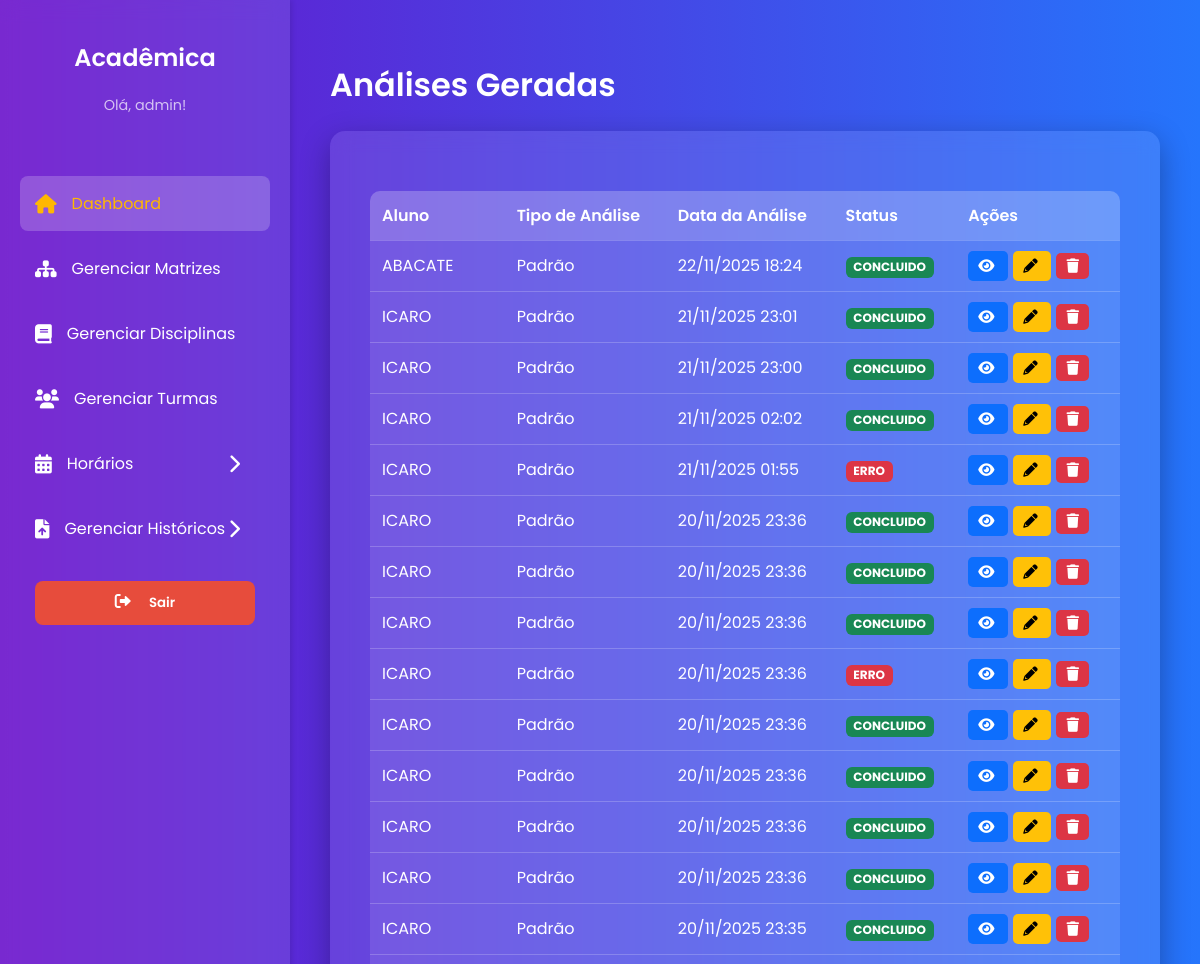
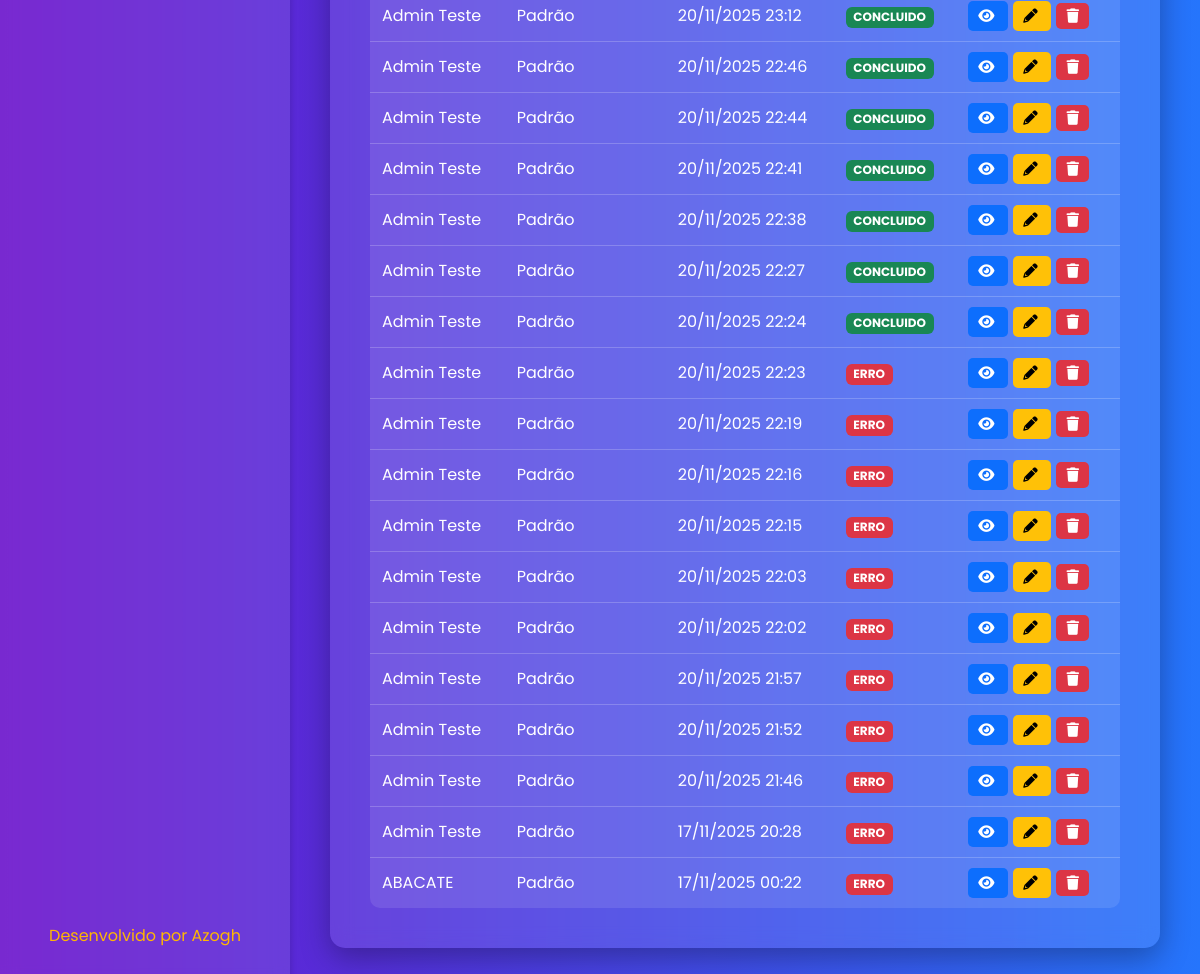
Page /listar/ (signed in) on the committed database (2 pictures, top to bottom).
### core/models.py (models this page shows, shortened)
class Usuario(AbstractUser):
    gestao_inicio = models.DateField(
        null=True,
        blank=True,
        verbose_name="Início da Gestão"
    )
    portaria = models.CharField(
        max_length=15,
        null=True,
        blank=True,
        verbose_name="Número da Portaria"
    )
    groups = models.ManyToManyField(
        'auth.Group',
        related_name='core_usuarios',
        blank=True,
        help_text='The groups this user belongs to.',
        related_query_name='core_usuario',
        verbose_name="Grupos de Usuário"
    )
    user_permissions = models.ManyToManyField(
        'auth.Permission',
        related_name='core_usuarios',
        blank=True,
        help_text='Specific permissions for this user.',
        related_query_name='core_usuario',
        verbose_name="Permissões de Usuário"
    )
    class Meta:
        db_table = 'USUARIO'
        verbose_name = "Usuário"
        verbose_name_plural = "Usuários"

### analytics/models.py (models this page shows, shortened)
class Analise(models.Model):
    TIPO_ANALISE_CHOICES = [
        ('padrao', 'Padrão'),
        ('soft', 'Soft'),
        ('hard', 'Hardcore'),
    ]
    historico = models.ForeignKey(Historico, on_delete=models.CASCADE, related_name='analises')
    coordenador = models.ForeignKey(Usuario, on_delete=models.SET_NULL, null=True, blank=True)
    tipo_analise = models.CharField(max_length=10, choices=TIPO_ANALISE_CHOICES)
    dias_excluidos = models.CharField(max_length=100, blank=True, null=True, help_text="Ex: 'SEG,TER'")
    data_criacao = models.DateTimeField(auto_now_add=True)
    status = models.CharField(max_length=20, default='PENDENTE') # PENDENTE, CONCLUIDO, ERRO
    resultado_texto = models.TextField(blank=True, null=True)

### upload/models.py (models this page shows, shortened)
class Historico(models.Model):
    STATUS_CHOICES = [
        ('PENDENTE', 'Processamento Pendente'),
        ('CONCLUIDO', 'Processamento Concluído'),
        ('ERRO', 'Erro no Processamento'),
    ]
    aluno = models.ForeignKey(
        Aluno,
        on_delete=models.CASCADE,
        verbose_name="Aluno",
        related_name='historicos' # Permite consultar facilmente historicos do aluno
    )
    usuario = models.ForeignKey(
        Usuario,
        on_delete=models.SET_NULL, # Mantém o histórico mesmo que o coordenador seja excluído
        null=True,
        verbose_name="Coordenador Responsável"
    )
    data_upload = models.DateTimeField(
        auto_now_add=True,
        verbose_name="Data de Upload"
    )
    status = models.CharField(
        max_length=20,
        choices=STATUS_CHOICES,
        default='PENDENTE',
        verbose_name="Status de Processamento"
    )
    arquivo_original = models.FileField(
        upload_to='historicos/',
        null=True,
        blank=True,
        verbose_name="Arquivo PDF Original"
    )
    class Meta:
        db_table = 'HISTORICO'
        verbose_name = "Histórico Escolar"
        verbose_name_plural = "Históricos Escolares"

class Aluno(models.Model):
    nome = models.CharField(max_length=100)
    matricula = models.CharField(max_length=10, unique=True)
    curso = models.CharField(max_length=100, verbose_name="Curso de Ingresso")
    ano_ingresso = models.CharField(max_length=6, verbose_name="Ano de Ingresso")
    class Meta:
        db_table = 'ALUNO'
        verbose_name = "Aluno"
        verbose_name_plural = "Alunos"

### analytics/views.py (the view)
# urls.py: path('listar/', views.listar_analises, name='listar_analises'),
@login_required
def listar_analises(request):
    analises = Analise.objects.select_related('historico__aluno').order_by('-data_criacao')
    return render(request, 'analytics/listar_analises.html', {'analises': analises})

### analytics/templates/analytics/listar_analises.html (shortened to what this page needs)
{% extends 'core/base.html' %}
{% load static %}
{% block page_title %}Análises Geradas{% endblock %}
{% block content %}
<table>
    <thead>
        <tr>
            <th>Aluno</th>
            <th>Tipo de Análise</th>
            <th>Data da Análise</th>
            <th>Status</th>
            <th>Ações</th>
        </tr>
    </thead>
    <tbody>
        {% for analise in analises %}
        <tr>
            <td>{{ analise.historico.aluno.nome }}</td>
            <td>{{ analise.get_tipo_analise_display }}</td>
            <td>{{ analise.data_criacao|date:"d/m/Y H:i" }}</td>
            <td>
                <span class="status-badge
                    {% if analise.status == 'CONCLUIDO' %}status-concluido
                    {% elif analise.status == 'PENDENTE' %}status-pendente
                    {% else %}status-erro
                    {% endif %}">
                    {{ analise.status }}
                </span>
            </td>
            <td class="action-buttons">
                <a href="{% url 'analytics:consultar_analise' analise_pk=analise.pk %}" class="btn-view" title="Visualizar Grade">
                    <i class="fas fa-eye"></i>
                </a>
                <a href="{% url 'analytics:editar_analise' analise_pk=analise.pk %}" class="btn-edit" title="Editar Grade">
                    <i class="fas fa-pencil-alt"></i>
                </a>
                <form method="POST" action="{% url 'analytics:excluir_analise' analise_pk=analise.pk %}" style="display: inline;" onsubmit="return confirm('Tem certeza que deseja excluir esta análise?');">
                    <button type="submit" class="btn-delete" title="Excluir">
                        <i class="fas fa-trash"></i>
                    </button>
                </form>
            </td>
        </tr>
        {% empty %}
        <tr>
            <td colspan="5" style="text-align: center; padding: 20px; font-size: 1.1em;">
                Nenhuma análise foi gerada ainda.
            </td>
        </tr>
        {% endfor %}
    </tbody>
</table>
{% endblock %}

### core/templates/core/base.html (shortened to what this page needs)
{% load static %}
<!DOCTYPE html>
<html lang="pt-br">
<head>
    <link rel="stylesheet" href="https://cdnjs.cloudflare.com/ajax/libs/font-awesome/6.0.0-beta3/css/all.min.css">
</head>
<body>
    <div class="dashboard-container">
        <aside class="sidebar">
            <div class="sidebar-header">
                <h2>Acadêmica</h2>
                <p>Olá, {{ user.username }}!</p>
            </div>
            <nav class="sidebar-nav">
                <ul>
                    <li><a href="{% url 'painel' %}" class="active"><i class="fas fa-home"></i> Dashboard</a></li>
                    <li><a href="{% url 'listar_matrizes' %}"><i class="fas fa-sitemap"></i> Gerenciar Matrizes</a></li>
                    <li><a href="{% url 'listar_disciplinas' %}"><i class="fas fa-book"></i> Gerenciar Disciplinas</a></li>
                    <li><a href="{% url 'listar_turmas' %}"><i class="fas fa-users"></i> Gerenciar Turmas</a></li>
                    <li class="dropdown-container">
                        <a href="#" id="horarios-dropdown-toggle" class="dropdown-toggle">
                            <i class="fas fa-calendar-alt"></i>
                            <span>Horários</span>
                            <i class="fas fa-chevron-right arrow"></i>
                        </a>
                    </li>
                    <li class="dropdown-container">
                        <a href="#" id="historicos-dropdown-toggle" class="dropdown-toggle">
                            <i class="fas fa-file-upload"></i>
                            <span>Gerenciar Históricos</span>
                            <i class="fas fa-chevron-right arrow"></i>
                        </a>
                    </li>
                    <li><a href="{% url 'logout' %}" style="text-decoration: none; display: block; margin-bottom: 15px;">
            <button type="button" style="
                width: 100%;
                background-color: #e74c3c;
                color: white;
                border: none;
                padding: 12px;
                border-radius: 8px;
                cursor: pointer;
                font-weight: 600;
                transition: background 0.3s;
                font-family: 'Poppins', sans-serif;">
                <i class="fas fa-sign-out-alt"></i> Sair
            </button>
        </a></li>
                </ul>
            </nav>
            <div class="footer">
                <a href="#">Desenvolvido por Azogh</a>
            </div>
        </aside>
        <main class="main-content">
            <div class="header">
                <h1>{% block page_title %}{% endblock %}</h1>
            </div>
            <div class="content-card">
                {% block content %}{% endblock %}
            </div>
        </main>
    </div>
</body>
</html>

### core/templates/core/base.html (style rules this page uses)
:root { --primary-color-dark: #6a11cb; --primary-color-light: #2575fc; --accent-color: #ffb703; --accent-color-hover: #fb8500; --text-color: #fff; --container-bg: rgba(255, 255, 255, 0.1); }
body { font-family: 'Poppins', sans-serif; background: linear-gradient(to right, var(--primary-color-dark), var(--primary-color-light)); color: var(--text-color); margin: 0; padding: 0; min-height: 100vh; box-sizing: border-box; }
.dashboard-container { display: flex; min-height: 100vh; }
.sidebar { width: 250px; background-color: rgba(255, 255, 255, 0.1); backdrop-filter: blur(10px); padding: 20px; box-shadow: 2px 0 5px rgba(0, 0, 0, 0.1); display: flex; flex-direction: column; transition: transform 0.3s ease; }
.sidebar-header { text-align: center; margin-bottom: 30px; }
.sidebar-header h2 { font-size: 1.5em; font-weight: 600; }
.sidebar-header p { font-size: 0.9em; color: rgba(255, 255, 255, 0.7); }
.sidebar-nav ul { list-style: none; padding: 0; }
.sidebar-nav a { display: flex; align-items: center; color: #fff; text-decoration: none; padding: 15px; margin-bottom: 10px; border-radius: 8px; transition: all 0.3s ease; font-weight: 400; }
.sidebar-nav a i { margin-right: 15px; font-size: 1.2em; }
.sidebar-nav a:hover, .sidebar-nav a.active { background-color: rgba(255, 255, 255, 0.2); color: #ffb703; }
.dropdown-container { position: relative; }
.dropdown-toggle { display: flex; align-items: center; color: #fff; text-decoration: none; padding: 15px; margin-bottom: 10px; border-radius: 8px; transition: all 0.3s ease; font-weight: 400; cursor: pointer; }
.dropdown-toggle i { margin-right: 15px; font-size: 1.2em; }
.dropdown-toggle .arrow { margin-left: auto; transition: transform 0.3s ease; }
.footer { margin-top: auto; text-align: center; padding: 20px; }
.footer a { color: #ffb703; text-decoration: none; font-size: 1em; transition: color 0.3s ease; }
.main-content { flex-grow: 1; padding: 40px; display: flex; flex-direction: column; }
.content-card { background-color: rgba(255, 255, 255, 0.1); backdrop-filter: blur(10px); padding: 40px; border-radius: 15px; box-shadow: 0 10px 30px rgba(0, 0, 0, 0.3); }
h1, h2 { font-weight: 600; }
form { display: flex; flex-direction: column; gap: 15px; text-align: left; }
table { width: 100%; border-collapse: collapse; margin-top: 20px; background-color: rgba(255, 255, 255, 0.1); border-radius: 10px; overflow: hidden; }
th, td { padding: 12px; text-align: left; border-bottom: 1px solid rgba(255, 255, 255, 0.2); }
th { font-weight: 600; background-color: rgba(255, 255, 255, 0.15); }
tr:last-child td { border-bottom: none; }

### analytics/templates/analytics/listar_analises.html (style rules this page uses)
.action-buttons a, .action-buttons button { color: #fff; text-decoration: none; padding: 5px 10px; border-radius: 5px; margin-right: 5px; border: none; cursor: pointer; font-size: 0.9em; }
.btn-view { background-color: #0d6efd; }
.btn-edit { background-color: #ffc107; color: #000 !important; }
.btn-delete { background-color: #dc3545; }
.status-badge { display: inline-block; padding: 0.35em 0.65em; font-size: .75em; font-weight: 700; line-height: 1; color: #fff; text-align: center; white-space: nowrap; vertical-align: baseline; border-radius: 0.375rem; }
.status-concluido { background-color: #198754; }
.status-erro { background-color: #dc3545; }

### rows in the picture
Usuario: username "admin"
Analise: historico.aluno.nome "ABACATE", tipo_analise "Padrão", data_criacao "22/11/2025 18:24", status "CONCLUIDO"
Analise: historico.aluno.nome "ICARO", tipo_analise "Padrão", data_criacao "21/11/2025 23:01", status "CONCLUIDO"
Analise: historico.aluno.nome "ICARO", tipo_analise "Padrão", data_criacao "21/11/2025 23:00", status "CONCLUIDO"
Analise: historico.aluno.nome "ICARO", tipo_analise "Padrão", data_criacao "21/11/2025 02:02", status "CONCLUIDO"
Analise: historico.aluno.nome "ICARO", tipo_analise "Padrão", data_criacao "21/11/2025 01:55", status "ERRO"
Analise: historico.aluno.nome "ICARO", tipo_analise "Padrão", data_criacao "20/11/2025 23:36", status "CONCLUIDO"
Analise: historico.aluno.nome "ICARO", tipo_analise "Padrão", data_criacao "20/11/2025 23:36", status "CONCLUIDO"
Analise: historico.aluno.nome "ICARO", tipo_analise "Padrão", data_criacao "20/11/2025 23:36", status "CONCLUIDO"
Analise: historico.aluno.nome "ICARO", tipo_analise "Padrão", data_criacao "20/11/2025 23:36", status "ERRO"
Analise: historico.aluno.nome "ICARO", tipo_analise "Padrão", data_criacao "20/11/2025 23:36", status "CONCLUIDO"
Analise: historico.aluno.nome "ICARO", tipo_analise "Padrão", data_criacao "20/11/2025 23:36", status "CONCLUIDO"
Analise: historico.aluno.nome "ICARO", tipo_analise "Padrão", data_criacao "20/11/2025 23:36", status "CONCLUIDO"
Analise: historico.aluno.nome "ICARO", tipo_analise "Padrão", data_criacao "20/11/2025 23:36", status "CONCLUIDO"
Analise: historico.aluno.nome "ICARO", tipo_analise "Padrão", data_criacao "20/11/2025 23:35", status "CONCLUIDO"
Analise: historico.aluno.nome "Admin Teste", tipo_analise "Padrão", data_criacao "20/11/2025 23:12", status "CONCLUIDO"
Analise: historico.aluno.nome "Admin Teste", tipo_analise "Padrão", data_criacao "20/11/2025 22:46", status "CONCLUIDO"
Analise: historico.aluno.nome "Admin Teste", tipo_analise "Padrão", data_criacao "20/11/2025 22:44", status "CONCLUIDO"
Analise: historico.aluno.nome "Admin Teste", tipo_analise "Padrão", data_criacao "20/11/2025 22:41", status "CONCLUIDO"
Analise: historico.aluno.nome "Admin Teste", tipo_analise "Padrão", data_criacao "20/11/2025 22:38", status "CONCLUIDO"
Analise: historico.aluno.nome "Admin Teste", tipo_analise "Padrão", data_criacao "20/11/2025 22:27", status "CONCLUIDO"
Analise: historico.aluno.nome "Admin Teste", tipo_analise "Padrão", data_criacao "20/11/2025 22:24", status "CONCLUIDO"
Analise: historico.aluno.nome "Admin Teste", tipo_analise "Padrão", data_criacao "20/11/2025 22:23", status "ERRO"
Analise: historico.aluno.nome "Admin Teste", tipo_analise "Padrão", data_criacao "20/11/2025 22:19", status "ERRO"
Analise: historico.aluno.nome "Admin Teste", tipo_analise "Padrão", data_criacao "20/11/2025 22:16", status "ERRO"
Analise: historico.aluno.nome "Admin Teste", tipo_analise "Padrão", data_criacao "20/11/2025 22:15", status "ERRO"
Analise: historico.aluno.nome "Admin Teste", tipo_analise "Padrão", data_criacao "20/11/2025 22:03", status "ERRO"
Analise: historico.aluno.nome "Admin Teste", tipo_analise "Padrão", data_criacao "20/11/2025 22:02", status "ERRO"
Analise: historico.aluno.nome "Admin Teste", tipo_analise "Padrão", data_criacao "20/11/2025 21:57", status "ERRO"
Analise: historico.aluno.nome "Admin Teste", tipo_analise "Padrão", data_criacao "20/11/2025 21:52", status "ERRO"
Analise: historico.aluno.nome "Admin Teste", tipo_analise "Padrão", data_criacao "20/11/2025 21:46", status "ERRO"
Analise: historico.aluno.nome "Admin Teste", tipo_analise "Padrão", data_criacao "17/11/2025 20:28", status "ERRO"
Analise: historico.aluno.nome "ABACATE", tipo_analise "Padrão", data_criacao "17/11/2025 00:22", status "ERRO"
